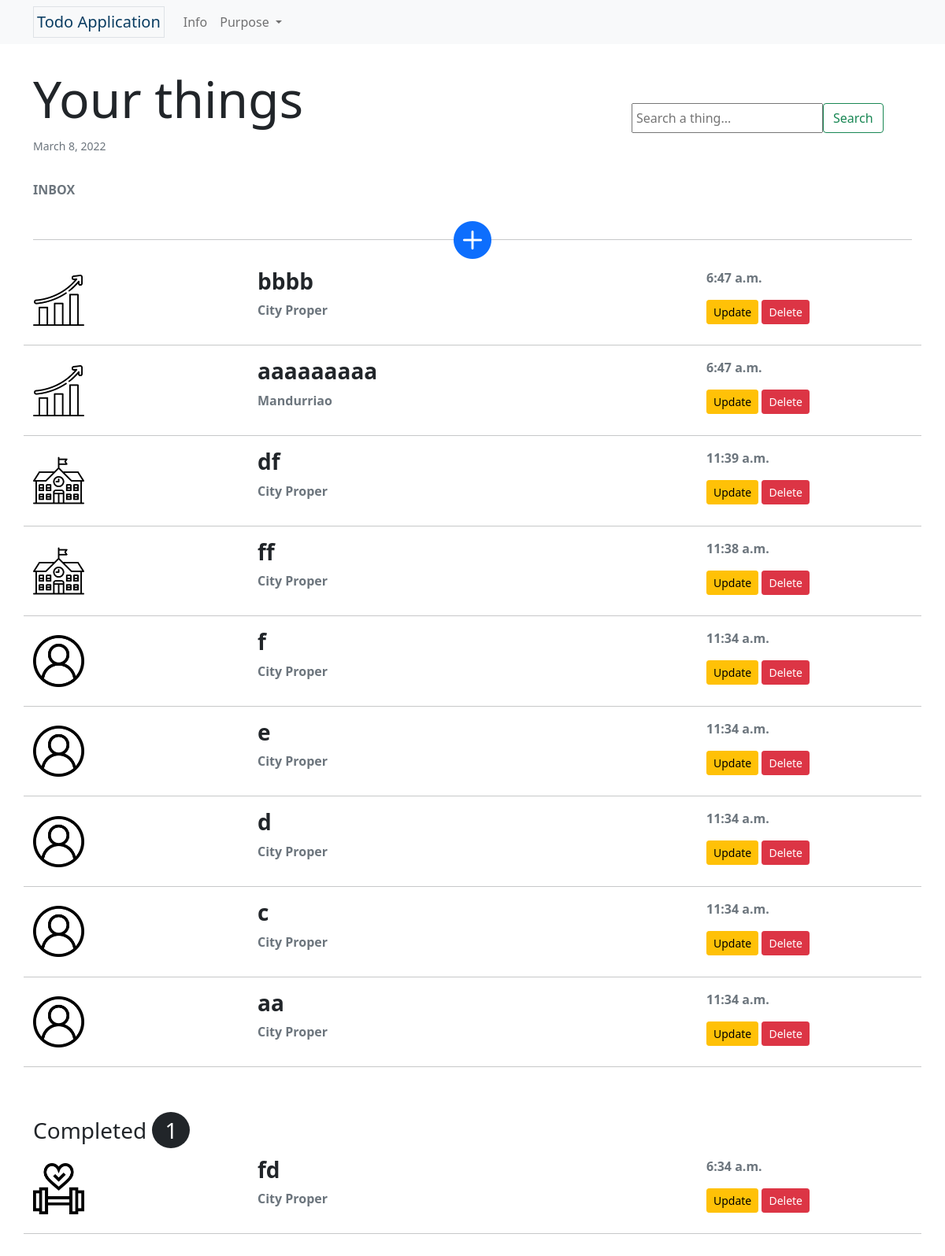
/, run on an earlier commit of the app's database.
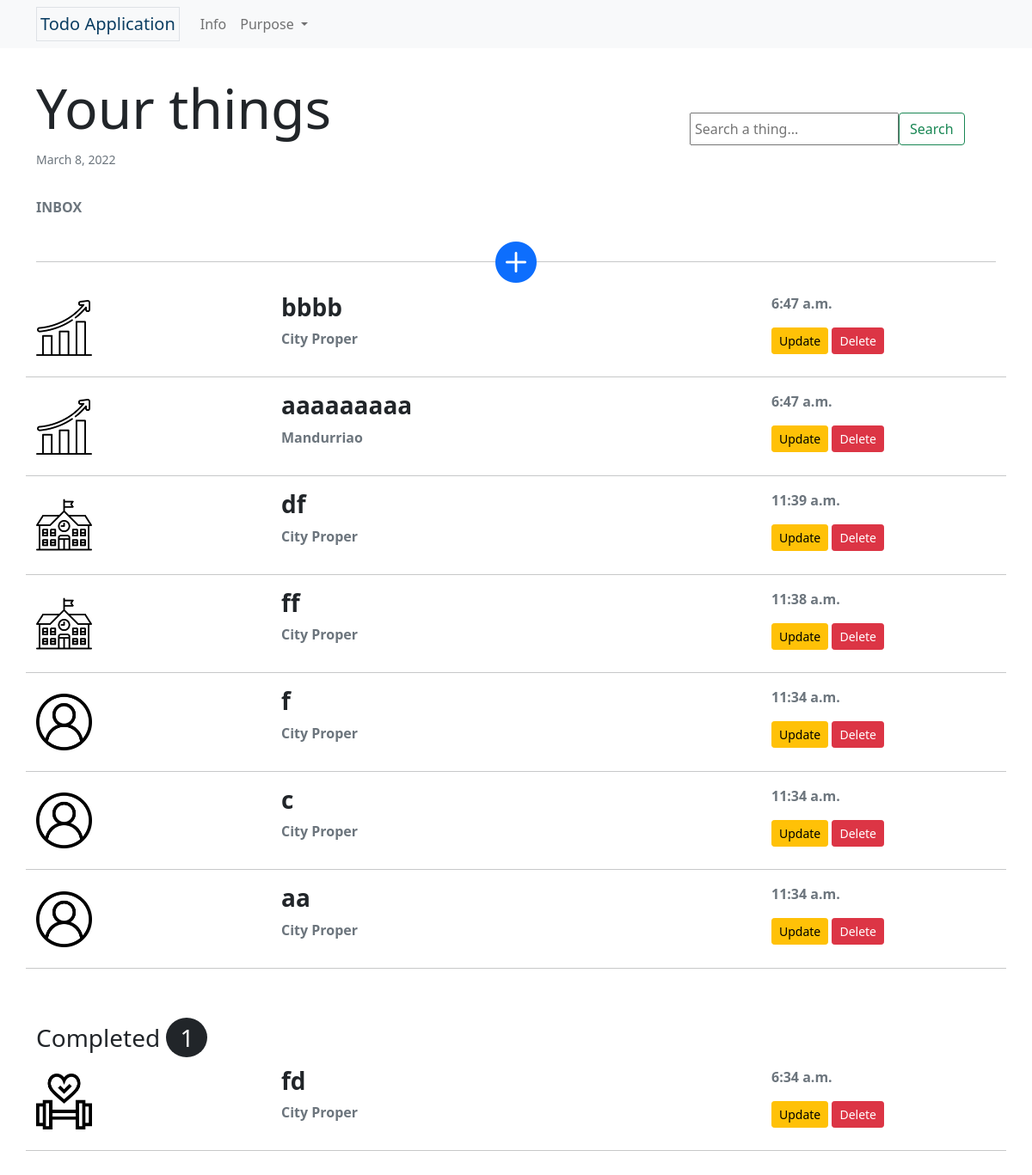
And on a later commit of the database.
### lists/models.py (models this page shows, shortened)
class Tasks(models.Model):
     PURPOSE = (
          ('Personal','Personal'),
          ('Fitness','Fitness'),
          ('School', 'School'),
          ('Business','Business'),
          ('Office','Office'),
     )
     PLACE = (
          ('City Proper', 'City Proper'),
          ('Jaro', 'Jaro'),
          ('La Paz', 'La Paz'),
          ('Lapuz', 'Lapuz'),
          ('Mandurriao', 'Mandurriao'),
          ('Molo', 'Molo'),
          ('Villa Arevalo', 'Villa Arevalo'),
          ('Lapuz', 'Lapuz'),
     )
     purpose = models.CharField(max_length=8, choices=PURPOSE, default='Personal')
     title = models.CharField(max_length=50, unique=True)
     completed = models.BooleanField(default=False)
     slug = models.SlugField(max_length=50, unique=True, blank=True)
     place = models.CharField(max_length=16, choices=PLACE, default='City Proper')
     note = models.TextField(max_length=100, blank=True)
     date_created = models.DateTimeField(default=datetime.now, blank=True)

### lists/views.py (the view)
# urls.py: path('', views.home, name='home'),
def home(request):
    tasks = Tasks.objects.all().order_by('-id')
    completed_count = Tasks.objects.all().filter(completed=True).count
    completed = Tasks.objects.all().filter(completed=True).all().order_by('id')
    context = {'tasks': tasks, 'completed_count': completed_count, 'completed': completed}
    return render(request, 'lists/home.html', context)

### lists/templates/lists/home.html
{% extends 'partials/structure.html' %}
{% block items %}
    {% for task in tasks %}
    {% if task.completed == False %}
        {% include 'partials/row_item.html' %}
    {% endif %}
    {% endfor %}
    {% if completed_count > 0 %}
    <h3 class="mt-5 mb-3">Completed <span class="px-3 py-1 rounded-circle bg-dark text-white">{{ completed_count }}</span></h3>
    {% for task in completed %}
        {% include 'partials/row_item.html' %}
        {% endfor %}
    {% endif %}
{% endblock items %}

### lists/templates/partials/row_item.html (shortened to what this page needs)
{% load static %}
{% load tz %}
<div class="row">
    <div class="col-3 d-flex align-items-center">
        {% if task.purpose == 'School' %}
            <img src="{% static 'lists/img/school.png' %}" alt="School icon" class="w-25">
        {% elif task.purpose == 'Fitness' %}
            <img src="{% static 'lists/img/fitness.png' %}" alt="Fitness icon" class="w-25">
        {% elif task.purpose == 'Business' %}
            <img src="{% static 'lists/img/stats.png' %}" alt="Business icon" class="w-25">
        {% elif task.purpose == 'Office' %}
            <img src="{% static 'lists/img/work.png' %}" alt="Office icon" class="w-25">
        {% else %}
            <img src="{% static 'lists/img/user.png' %}" alt="Personal icon" class="w-25">
        {% endif %}
    </div>
    <div class="col-6 my-auto">
        <h3 class="fw-bold">{{ task.title|truncatechars:30 }}</h3>
        <p class="text-muted fw-bold">{{ task.place }}</p>
    </div>
    <div class="col-3">
            <p class="text-muted fw-bold">{{ task.date_created|date:'g:i a' }}</p>
            <a href="{% url 'update-task' task.slug %}?next={{ request.path|urlencode }}" class="btn btn-warning btn-sm">Update</a>
            <a href="{% url 'delete-task' task.slug %}?next={{ request.path|urlencode }}" class="btn btn-danger btn-sm">Delete</a>
    </div>
    <hr class="mt-3">
</div>

What changed in the data, as far as the page shows it:
removed Tasks: completed False (drawn), title "e", place "City Proper", date_created "11:34 a.m.", shown under "Your things"
removed Tasks: completed False (drawn), title "d", place "City Proper", date_created "11:34 a.m.", shown under "Your things"
